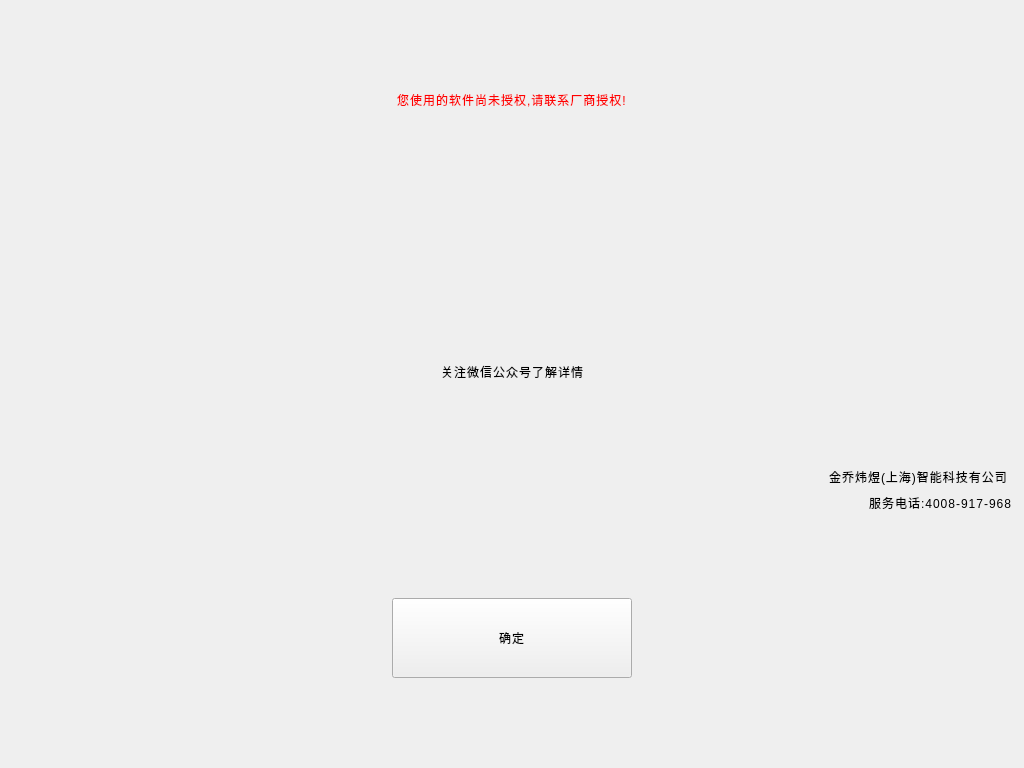
<?xml version="1.0" encoding="UTF-8"?>
<ui version="4.0">
 <class>ShowLicense</class>
 <widget class="QWidget" name="ShowLicense">
  <property name="geometry">
   <rect>
    <x>0</x>
    <y>0</y>
    <width>1024</width>
    <height>768</height>
   </rect>
  </property>
  <property name="minimumSize">
   <size>
    <width>1024</width>
    <height>768</height>
   </size>
  </property>
  <property name="maximumSize">
   <size>
    <width>1024</width>
    <height>768</height>
   </size>
  </property>
  <property name="windowTitle">
   <string>软件授权提醒</string>
  </property>
  <property name="styleSheet">
   <string notr="true">font: 57 42px &quot;思源黑体 CN Medium&quot;;
font-weight: normal;
line-height: 49px;
letter-spacing: 1px;</string>
  </property>
  <layout class="QVBoxLayout" name="verticalLayout">
   <item>
    <spacer name="verticalSpacer_2">
     <property name="orientation">
      <enum>Qt::Vertical</enum>
     </property>
     <property name="sizeHint" stdset="0">
      <size>
       <width>20</width>
       <height>0</height>
      </size>
     </property>
    </spacer>
   </item>
   <item>
    <layout class="QHBoxLayout" name="horizontalLayout">
     <item>
      <spacer name="horizontalSpacer_3">
       <property name="orientation">
        <enum>Qt::Horizontal</enum>
       </property>
       <property name="sizeHint" stdset="0">
        <size>
         <width>40</width>
         <height>20</height>
        </size>
       </property>
      </spacer>
     </item>
     <item>
      <widget class="QLabel" name="label">
       <property name="styleSheet">
        <string notr="true">color: rgb(255, 0, 0);</string>
       </property>
       <property name="text">
        <string>您使用的软件尚未授权,请联系厂商授权!</string>
       </property>
      </widget>
     </item>
     <item>
      <spacer name="horizontalSpacer_4">
       <property name="orientation">
        <enum>Qt::Horizontal</enum>
       </property>
       <property name="sizeHint" stdset="0">
        <size>
         <width>40</width>
         <height>20</height>
        </size>
       </property>
      </spacer>
     </item>
    </layout>
   </item>
   <item>
    <layout class="QHBoxLayout" name="horizontalLayout_2">
     <item>
      <spacer name="horizontalSpacer">
       <property name="orientation">
        <enum>Qt::Horizontal</enum>
       </property>
       <property name="sizeHint" stdset="0">
        <size>
         <width>40</width>
         <height>20</height>
        </size>
       </property>
      </spacer>
     </item>
     <item>
      <widget class="QLabel" name="label_4">
       <property name="minimumSize">
        <size>
         <width>240</width>
         <height>240</height>
        </size>
       </property>
       <property name="styleSheet">
        <string notr="true">border-image: url(:/Image/Kingaotech_QR.png);</string>
       </property>
       <property name="text">
        <string/>
       </property>
      </widget>
     </item>
     <item>
      <spacer name="horizontalSpacer_2">
       <property name="orientation">
        <enum>Qt::Horizontal</enum>
       </property>
       <property name="sizeHint" stdset="0">
        <size>
         <width>40</width>
         <height>20</height>
        </size>
       </property>
      </spacer>
     </item>
    </layout>
   </item>
   <item>
    <layout class="QHBoxLayout" name="horizontalLayout_6">
     <item>
      <spacer name="horizontalSpacer_9">
       <property name="orientation">
        <enum>Qt::Horizontal</enum>
       </property>
       <property name="sizeHint" stdset="0">
        <size>
         <width>40</width>
         <height>20</height>
        </size>
       </property>
      </spacer>
     </item>
     <item>
      <widget class="QLabel" name="label_5">
       <property name="styleSheet">
        <string notr="true"/>
       </property>
       <property name="text">
        <string>关注微信公众号了解详情</string>
       </property>
      </widget>
     </item>
     <item>
      <spacer name="horizontalSpacer_10">
       <property name="orientation">
        <enum>Qt::Horizontal</enum>
       </property>
       <property name="sizeHint" stdset="0">
        <size>
         <width>40</width>
         <height>20</height>
        </size>
       </property>
      </spacer>
     </item>
    </layout>
   </item>
   <item>
    <spacer name="verticalSpacer_3">
     <property name="orientation">
      <enum>Qt::Vertical</enum>
     </property>
     <property name="sizeHint" stdset="0">
      <size>
       <width>20</width>
       <height>40</height>
      </size>
     </property>
    </spacer>
   </item>
   <item>
    <layout class="QHBoxLayout" name="horizontalLayout_3">
     <item>
      <spacer name="horizontalSpacer_5">
       <property name="orientation">
        <enum>Qt::Horizontal</enum>
       </property>
       <property name="sizeHint" stdset="0">
        <size>
         <width>40</width>
         <height>20</height>
        </size>
       </property>
      </spacer>
     </item>
     <item>
      <widget class="QLabel" name="label_2">
       <property name="text">
        <string>金乔炜煜(上海)智能科技有公司 </string>
       </property>
      </widget>
     </item>
    </layout>
   </item>
   <item>
    <layout class="QHBoxLayout" name="horizontalLayout_4">
     <item>
      <spacer name="horizontalSpacer_6">
       <property name="orientation">
        <enum>Qt::Horizontal</enum>
       </property>
       <property name="sizeHint" stdset="0">
        <size>
         <width>40</width>
         <height>20</height>
        </size>
       </property>
      </spacer>
     </item>
     <item>
      <widget class="QLabel" name="label_3">
       <property name="text">
        <string>服务电话:4008-917-968</string>
       </property>
      </widget>
     </item>
    </layout>
   </item>
   <item>
    <spacer name="verticalSpacer_4">
     <property name="orientation">
      <enum>Qt::Vertical</enum>
     </property>
     <property name="sizeHint" stdset="0">
      <size>
       <width>20</width>
       <height>40</height>
      </size>
     </property>
    </spacer>
   </item>
   <item>
    <layout class="QHBoxLayout" name="horizontalLayout_5">
     <item>
      <spacer name="horizontalSpacer_7">
       <property name="orientation">
        <enum>Qt::Horizontal</enum>
       </property>
       <property name="sizeHint" stdset="0">
        <size>
         <width>40</width>
         <height>20</height>
        </size>
       </property>
      </spacer>
     </item>
     <item>
      <widget class="QPushButton" name="pushButton_OK">
       <property name="minimumSize">
        <size>
         <width>240</width>
         <height>80</height>
        </size>
       </property>
       <property name="text">
        <string>确定</string>
       </property>
      </widget>
     </item>
     <item>
      <spacer name="horizontalSpacer_8">
       <property name="orientation">
        <enum>Qt::Horizontal</enum>
       </property>
       <property name="sizeHint" stdset="0">
        <size>
         <width>40</width>
         <height>20</height>
        </size>
       </property>
      </spacer>
     </item>
    </layout>
   </item>
   <item>
    <spacer name="verticalSpacer">
     <property name="orientation">
      <enum>Qt::Vertical</enum>
     </property>
     <property name="sizeHint" stdset="0">
      <size>
       <width>20</width>
       <height>0</height>
      </size>
     </property>
    </spacer>
   </item>
  </layout>
 </widget>
 <resources/>
 <connections/>
</ui>
